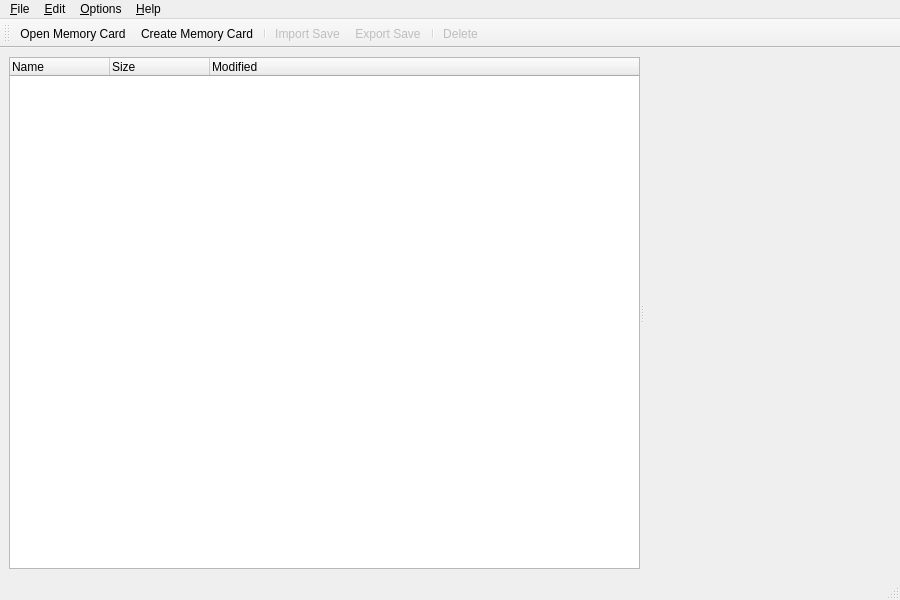
<?xml version="1.0" encoding="UTF-8"?>
<ui version="4.0">
 <class>MainWindow</class>
 <widget class="QMainWindow" name="MainWindow">
  <property name="geometry">
   <rect>
    <x>0</x>
    <y>0</y>
    <width>900</width>
    <height>600</height>
   </rect>
  </property>
  <property name="windowTitle">
   <string>myMCpp</string>
  </property>
  <property name="windowIcon">
   <iconset resource="../../resources/resources.qrc">
    <normaloff>:/icons/AppIcon.png</normaloff>:/icons/AppIcon.png</iconset>
  </property>
  <widget class="QWidget" name="centralWidget">
   <layout class="QHBoxLayout" name="horizontalLayout">
    <item>
     <widget class="QSplitter" name="splitter">
      <property name="orientation">
       <enum>Qt::Orientation::Horizontal</enum>
      </property>
      <widget class="MemoryCardBrowser" name="cardBrowser">
       <column>
        <property name="text">
         <string>Name</string>
        </property>
       </column>
       <column>
        <property name="text">
         <string>Size</string>
        </property>
       </column>
       <column>
        <property name="text">
         <string>Modified</string>
        </property>
       </column>
      </widget>
      <widget class="SaveDetailsPanel" name="detailsPanel" native="true"/>
     </widget>
    </item>
   </layout>
  </widget>
  <widget class="QMenuBar" name="menuBar">
   <property name="geometry">
    <rect>
     <x>0</x>
     <y>0</y>
     <width>900</width>
     <height>27</height>
    </rect>
   </property>
   <widget class="QMenu" name="menuFile">
    <property name="title">
     <string>&amp;File</string>
    </property>
    <addaction name="actionOpen"/>
    <addaction name="actionCreate"/>
    <addaction name="actionClose"/>
    <addaction name="separator"/>
    <addaction name="actionSaveAs"/>
    <addaction name="actionEccTool"/>
    <addaction name="separator"/>
    <addaction name="actionExit"/>
   </widget>
   <widget class="QMenu" name="menuEdit">
    <property name="title">
     <string>&amp;Edit</string>
    </property>
    <addaction name="actionSelectAll"/>
    <addaction name="separator"/>
    <addaction name="actionImport"/>
    <addaction name="actionExport"/>
    <addaction name="separator"/>
    <addaction name="actionDelete"/>
    <addaction name="actionFormat"/>
   </widget>
   <widget class="QMenu" name="menuOptions">
    <property name="title">
     <string>&amp;Options</string>
    </property>
    <addaction name="actionAscii"/>
    <addaction name="actionForceImport"/>
    <addaction name="separator"/>
    <addaction name="actionPreferences"/>
   </widget>
   <widget class="QMenu" name="menuHelp">
    <property name="title">
     <string>&amp;Help</string>
    </property>
    <addaction name="actionDocumentation"/>
    <addaction name="separator"/>
    <addaction name="actionGitHub"/>
    <addaction name="actionDiscord"/>
    <addaction name="separator"/>
    <addaction name="actionCheckUpdates"/>
    <addaction name="separator"/>
    <addaction name="actionAbout"/>
    <addaction name="actionAboutQt"/>
   </widget>
   <addaction name="menuFile"/>
   <addaction name="menuEdit"/>
   <addaction name="menuOptions"/>
   <addaction name="menuHelp"/>
  </widget>
  <widget class="QToolBar" name="mainToolBar">
   <property name="windowTitle">
    <string>Main Toolbar</string>
   </property>
   <property name="toolButtonStyle">
    <enum>Qt::ToolButtonStyle::ToolButtonTextBesideIcon</enum>
   </property>
   <attribute name="toolBarArea">
    <enum>TopToolBarArea</enum>
   </attribute>
   <attribute name="toolBarBreak">
    <bool>false</bool>
   </attribute>
   <addaction name="actionOpen"/>
   <addaction name="actionCreate"/>
   <addaction name="separator"/>
   <addaction name="actionImport"/>
   <addaction name="actionExport"/>
   <addaction name="separator"/>
   <addaction name="actionDelete"/>
  </widget>
  <widget class="QStatusBar" name="statusBar"/>
  <action name="actionOpen">
   <property name="icon">
    <iconset theme="memcard-line"/>
   </property>
   <property name="text">
    <string>&amp;Open Memory Card...</string>
   </property>
   <property name="statusTip">
    <string>Open a PS2 memory card image</string>
   </property>
   <property name="shortcut">
    <string>Ctrl+O</string>
   </property>
  </action>
  <action name="actionCreate">
   <property name="text">
    <string>&amp;Create Memory Card...</string>
   </property>
   <property name="icon">
    <iconset theme="memcard-new"/>
   </property>
   <property name="statusTip">
    <string>Create a new PS2 memory card image</string>
   </property>
   <property name="shortcut">
    <string>Ctrl+N</string>
   </property>
   <property name="iconVisibleInMenu">
    <bool>true</bool>
   </property>
  </action>
  <action name="actionClose">
   <property name="enabled">
    <bool>false</bool>
   </property>
   <property name="icon">
    <iconset theme="memcard-close"/>
   </property>
   <property name="text">
    <string>&amp;Close Memory Card</string>
   </property>
   <property name="statusTip">
    <string>Close the current memory card</string>
   </property>
  </action>
  <action name="actionSaveAs">
   <property name="enabled">
    <bool>false</bool>
   </property>
   <property name="text">
    <string>&amp;Save As...</string>
   </property>
   <property name="statusTip">
    <string>Save the memory card to a new file</string>
   </property>
   <property name="icon">
    <iconset theme="save-fill"/>
   </property>
   <property name="shortcut">
    <string>Ctrl+Shift+S</string>
   </property>
  </action>
  <action name="actionExit">
  <property name="icon">
   <iconset theme="close-circle-fill"/>
  </property>
   <property name="text">
    <string>E&amp;xit</string>
   </property>
   <property name="statusTip">
    <string>Exit the application</string>
   </property>
   <property name="shortcut">
    <string>Ctrl+Q</string>
   </property>
  </action>
  <action name="actionSelectAll">
   <property name="enabled">
    <bool>false</bool>
   </property>
   <property name="text">
    <string>Select &amp;All</string>
   </property>
   <property name="icon">
    <iconset theme="list-unordered"/>
   </property>
   <property name="statusTip">
    <string>Select all saves</string>
   </property>
   <property name="shortcut">
    <string>Ctrl+A</string>
   </property>
  </action>
  <action name="actionImport">
   <property name="enabled">
    <bool>false</bool>
   </property>
   <property name="icon">
    <iconset theme="import-fill"/>
   </property>
   <property name="text">
    <string>&amp;Import Save...</string>
   </property>
   <property name="statusTip">
    <string>Import a save file to the memory card</string>
   </property>
   <property name="shortcut">
    <string>Ctrl+I</string>
   </property>
  </action>
  <action name="actionExport">
   <property name="enabled">
    <bool>false</bool>
   </property>
   <property name="icon">
    <iconset theme="export-fill"/>
   </property>
   <property name="text">
    <string>&amp;Export Save...</string>
   </property>
   <property name="statusTip">
    <string>Export a save file from the memory card</string>
   </property>
   <property name="shortcut">
    <string>Ctrl+E</string>
   </property>
  </action>
  <action name="actionDelete">
   <property name="enabled">
    <bool>false</bool>
   </property>
   <property name="icon">
    <iconset theme="trash-fill"/>
   </property>
   <property name="text">
    <string>&amp;Delete</string>
   </property>
   <property name="statusTip">
    <string>Delete the selected save</string>
   </property>
   <property name="shortcut">
    <string>Del</string>
   </property>
  </action>
  <action name="actionFormat">
   <property name="enabled">
    <bool>false</bool>
   </property>
   <property name="icon">
    <iconset theme="fire-fill"/>
   </property>
   <property name="text">
    <string>&amp;Format Card...</string>
   </property>
   <property name="statusTip">
    <string>Format the memory card (erase all data)</string>
   </property>
  </action>
  <action name="actionEccTool">
   <property name="enabled">
    <bool>false</bool>
   </property>
   <property name="icon">
    <iconset theme="save-fill"/>
   </property>
   <property name="text">
    <string>Remove &amp;ECC and Save As...</string>
   </property>
   <property name="statusTip">
    <string>Add or remove ECC from the memory card and save to a new file</string>
   </property>
   <property name="shortcut">
    <string>Ctrl+Shift+S</string>
   </property>
  </action>
  <action name="actionAscii">
   <property name="checkable">
    <bool>true</bool>
   </property>
   <property name="text">
    <string>&amp;ASCII Descriptions</string>
   </property>
   <property name="statusTip">
    <string>Show descriptions in ASCII instead of Shift-JIS</string>
   </property>
   <property name="shortcut">
    <string>Ctrl+Shift+A</string>
   </property>
  </action>
  <action name="actionForceImport">
   <property name="checkable">
    <bool>true</bool>
   </property>
   <property name="text">
    <string>&amp;Force Import</string>
   </property>
   <property name="statusTip">
    <string>Force overwriting existing saves when importing</string>
   </property>
   <property name="shortcut">
    <string>Ctrl+Shift+F</string>
   </property>
  </action>
  <action name="actionPreferences">
   <property name="text">
    <string>&amp;Preferences...</string>
   </property>
   <property name="icon">
    <iconset theme="settings-fill"/>
   </property>
   <property name="statusTip">
    <string>Configure application settings</string>
   </property>
  </action>
  <action name="actionDocumentation">
   <property name="icon">
    <iconset theme="book-marked-fill"/>
   </property>
   <property name="text">
    <string>&amp;Documentation...</string>
   </property>
   <property name="statusTip">
    <string>View online documentation</string>
   </property>
  </action>
  <action name="actionGitHub">
   <property name="icon">
    <iconset theme="github"/>
   </property>
   <property name="text">
    <string>&amp;GitHub Repository...</string>
   </property>
   <property name="statusTip">
    <string>Visit myMCpp on GitHub</string>
   </property>
  </action>
  <action name="actionDiscord">
   <property name="icon">
    <iconset theme="discord"/>
   </property>
   <property name="text">
    <string>&amp;Discord Server...</string>
   </property>
   <property name="statusTip">
    <string>Join the Discord community</string>
   </property>
  </action>
  <action name="actionCheckUpdates">
   <property name="icon">
    <iconset theme="refresh-fill"/>
   </property>
   <property name="text">
    <string>&amp;Check for Updates...</string>
   </property>
   <property name="statusTip">
    <string>Check if a new version is available</string>
   </property>
  </action>
  <action name="actionAbout">
   <property name="icon">
    <iconset resource="../../resources/resources.qrc">
     <normaloff>:/icons/AppIcon.png</normaloff>:/icons/AppIcon.png</iconset>
   </property>
   <property name="text">
    <string>&amp;About</string>
   </property>
   <property name="statusTip">
    <string>Show information about myMCpp</string>
   </property>
  </action>
  <action name="actionAboutQt">
   <property name="icon">
    <iconset resource="../../resources/resources.qrc">
     <normaloff>:/icons/qt.svg</normaloff>:/icons/qt.svg</iconset>
   </property>
   <property name="text">
    <string>About &amp;Qt...</string>
   </property>
   <property name="statusTip">
    <string>Show information about Qt</string>
   </property>
  </action>
 </widget>
 <customwidgets>
  <customwidget>
   <class>MemoryCardBrowser</class>
   <extends>QTreeWidget</extends>
   <header>widgets/MemoryCardBrowser.h</header>
  </customwidget>
  <customwidget>
   <class>SaveDetailsPanel</class>
   <extends>QWidget</extends>
   <header>widgets/SaveDetailsPanel.h</header>
   <container>1</container>
  </customwidget>
 </customwidgets>
 <resources>
  <include location="../../resources/resources.qrc"/>
 </resources>
 <connections/>
</ui>
